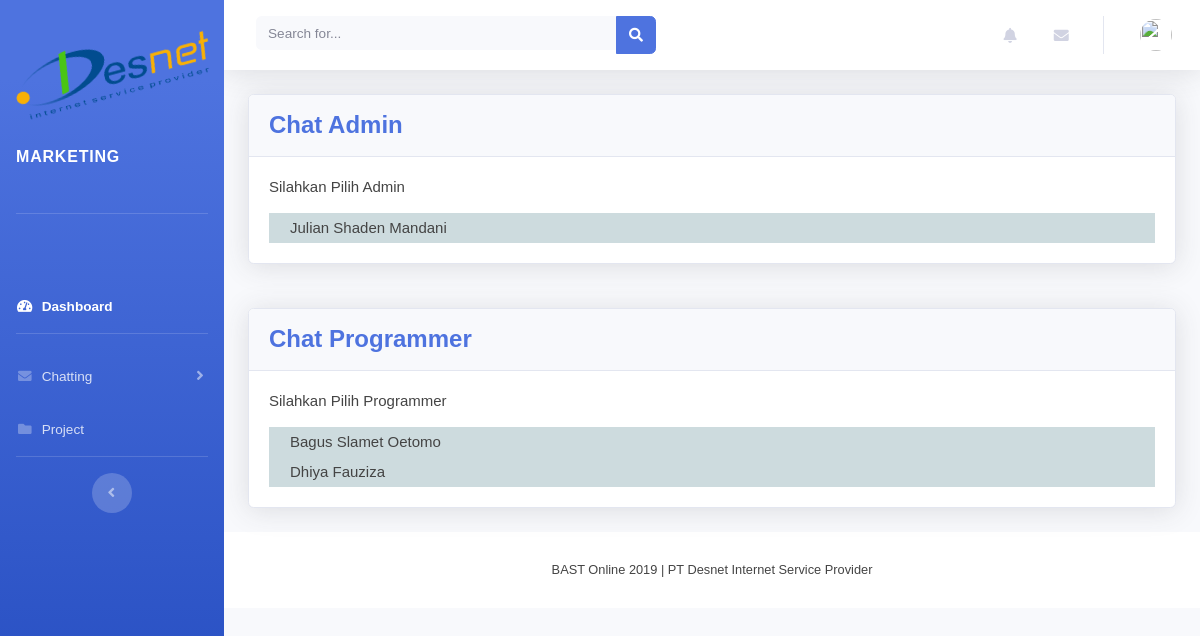
Screenshot of /index.php/marketing/chat with the database file from the repository.
### tables this page shows
CREATE TABLE `user` (
  `id_user` int(11) NOT NULL,
  `username` varchar(20) NOT NULL,
  `password` varchar(50) NOT NULL,
  `id_karyawan` int(11) NOT NULL,
  `id_pelanggan` int(11) NOT NULL,
  `image` varchar(255) NOT NULL DEFAULT 'default.jpg',
  `level` enum('admin','marketing','programmer','pelanggan') NOT NULL
);

CREATE TABLE `karyawan` (
  `id_karyawan` int(11) NOT NULL,
  `nik` varchar(30) NOT NULL,
  `nama_kar` varchar(50) NOT NULL,
  `alamat` varchar(90) NOT NULL,
  `nohp` varchar(12) NOT NULL,
  `foto` varchar(255) NOT NULL DEFAULT 'default.jpg'
);

### application/views/marketing/layout/content.php (called while the page is built)
<?php
if( $isi )
{
    $this -> load->view( $isi );
}

### application/views/marketing/layout/wrapper.php (called while the page is built)
<?php
require_once ('head.php');
require_once ('sidebar.php');
require_once ('nav.php');
require_once ('content.php');
require_once ('footer.php');

### application/controllers/marketing/Chat.php (called while the page is built, shortened)
<?php
class Chat extends CI_Controller
{
    public function __construct()
    {
        $this->load->library('session');
        $this->load->database();
        $this->load->helper(array('url', 'form'));
        $this->load->library('user_agent');
        $this->load->model('model_chat');
    }
    public function index()
    {
        $data=array('title'=>'Marketing Dashboard',
                    'isi'=>'marketing/chat/chat_dashboard',
                    'admin'=> $this->model_chat->get_chat_admin('nama_kar'),
                    'programmer'=> $this->model_chat->get_chat_prog('nama_kar'),
                );
        $this->load->view('marketing/layout/wrapper',$data,FALSE);
    }
}

### index.php (called while the page is built, shortened)
<?php
require_once BASEPATH.'core/CodeIgniter.php';

### application/models/Model_chat.php (called while the page is built, shortened)
<?php
class Model_chat extends CI_Model {
    public function get_chat_prog()
    {
        $query = $this->db->where("level", 'programmer' )
        ->get();
        return $query->result();
    }
    public function get_chat_admin()
    {
        $query = $this->db->where("level", 'admin' )
        ->get();
        return $query->result();
    }
}

### application/views/marketing/chat/chat_dashboard.php (the view, shortened to what this page needs)
<link rel="stylesheet" type="text/css" href="<?= base_url('assets/css/styles.css') ?>">
    <div class="container-fluid">
        <div class="card shadow mb-4">
            <div class="card-header py-3" >
                <h4 class="m-0 font-weight-bold text-primary">Chat Admin</h4>
            </div>
                <div class="card-body">
                    <p>Silahkan Pilih Admin</p>
                    <table style="width: 100%" id="table-friend">
                        <?php foreach ($admin as $item) { ?>
                        <tr>
                            <td><a href="javascript:;" data-friend="<?= $item->id_user ?>"><?= $item->nama_kar ?></a></td>
                        </tr>
                        <?php } ?>
                    </table>
                </div>
        </div>
    </div>
<br>
    <div class="container-fluid">
        <div class="card shadow mb-4">
            <div class="card-header py-3" >
                <h4 class="m-0 font-weight-bold text-primary">Chat Programmer</h4>
            </div>
                <div class="card-body">
                    <p>Silahkan Pilih Programmer</p>
                    <table style="width: 100%" id="table-friend">
                        <?php foreach ($programmer as $item) { ?>
                        <tr>
                            <td><a href="javascript:;" data-friend="<?= $item->id_user ?>"><?= $item->nama_kar?></a></td>
                        </tr>
                        <?php } ?>
                    </table>
                </div>
        </div>
    </div>

### assets/css/styles.css (style rules this page uses)
a { color: #003399; background-color: transparent; font-weight: normal; }
#table-friend tr { height: 30px; background: #cddbde; }
#table-friend tr a { text-decoration: none; padding-left: 20px; color: #444; }

### rows the page displays
user: id_karyawan.nama_kar "Julian Shaden Mandani"
user: id_karyawan.nama_kar "Bagus Slamet Oetomo"
user: id_karyawan.nama_kar "Dhiya Fauziza"
